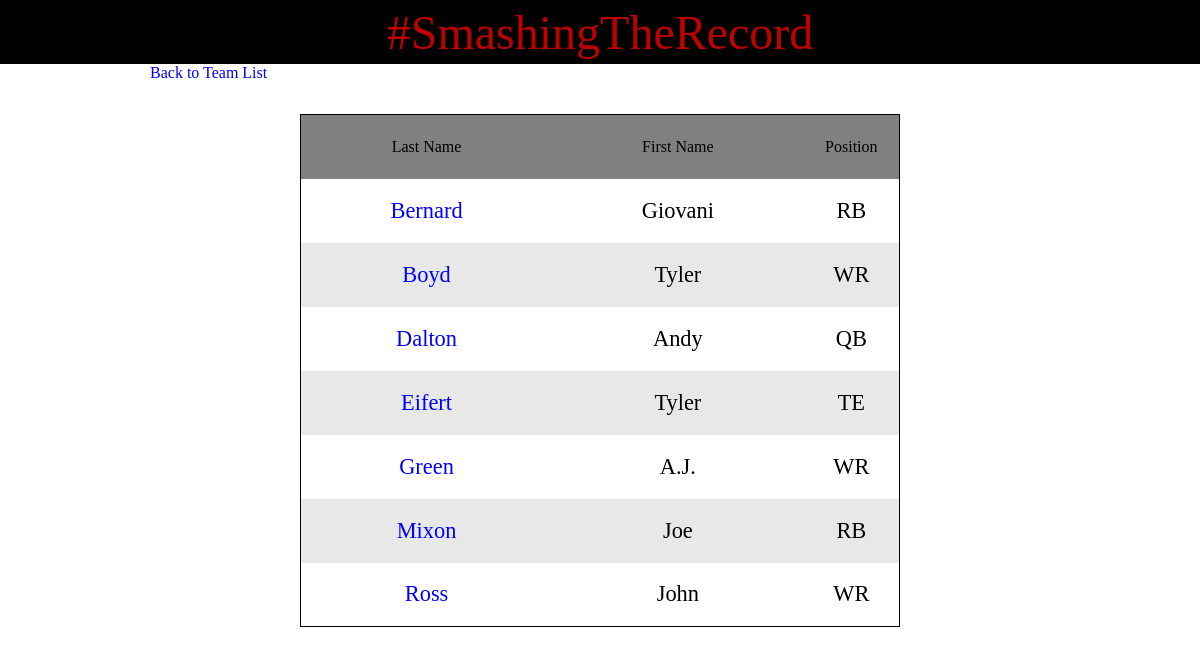
/team.php?tm_id=7, run on the app's committed database.
### tables this page shows
CREATE TABLE `players` (
  `player_id` int(255) NOT NULL,
  `player_firstname` varchar(50) NOT NULL,
  `player_lastname` varchar(255) NOT NULL,
  `player_position` varchar(20) NOT NULL,
  `player_team_id` varchar(50) NOT NULL,
  `player_image` varchar(255) NOT NULL,
  `player_twitter` varchar(30) NOT NULL
);

CREATE TABLE `positions` (
  `position_id` int(11) NOT NULL,
  `position_name` varchar(5) NOT NULL
);

### team.php (the view, shortened to what this page needs)
<?php
include "includes/header.php";
?>
<div class="wrapper">
<a href="team-list.php" class="team-list">Back to Team List</a>
<table id="search-results">
  <thead>
    <td>Last Name</td>
    <td>First Name</td>
    <td>Position</td>
  </thead>
<?php
if(isset($_GET['tm_id'])) {
  $team_id = $_GET['tm_id'];
  $query = "SELECT * FROM players WHERE player_team_id = $team_id ORDER BY player_lastname ASC";
  $player_query = mysqli_query($connection, $query);
  while($row = mysqli_fetch_assoc($player_query)) {
    $player_id = $row['player_id'];
    $player_firstname = $row['player_firstname'];
    $player_lastname = $row['player_lastname'];
    $player_position = $row['player_position'];
    echo "<tr>";
    echo "<td class='player-result'><a href='player.php?p_id=$player_id'> {$player_lastname}</a></td>";
    echo "<td class='player-result'>{$player_firstname}</td>";
    $send_query = "SELECT * FROM positions WHERE position_id = $player_position";
    $position_query = mysqli_query($connection, $send_query);
    while($row = mysqli_fetch_assoc($position_query)) {
      $player_position = $row['position_name'];
      echo "<td class='player-result'>{$player_position}</td>";
      }
    echo "</tr>";
}
} else {
  header("Location: index.php");
}
?>
</div>

### css/main.css (style rules this page uses)
* { margin: 0; border: 0; box-sizing: border-box; }
body { font-family: "Alfa Slab One"; }
.wrapper { max-width: 900px; margin: 0 auto; }
a { text-decoration: none; }
.team-list,.team-list:visited,.team-list:hover,.team-list:active { color: blue; }
#search-results { margin-top: 20px; width: 100%; border-collapse:collapse; border: 1px solid black; max-width: 600px; margin: 2rem auto; }
#search-results thead td:nth-child(1), #search-results thead td:nth-child(2) { background: grey; text-align: center; width: 42%; }
#search-results thead td:nth-child(3) { background: grey; text-align: center; width: 16%; }
#search-results tr { height: 8vh; text-align: center; }
#search-results .player-result { font-size: 1.4rem; }
#search-results tr:nth-child(even) { background: #E8E8E8; }
#search-results a,#search-results a:visited,#search-results a:hover,#search-results a:active { color: blue; }

### data on the page
players: player_lastname "Bernard", player_firstname "Giovani"
positions: position_name "RB"
players: player_lastname "Boyd", player_firstname "Tyler"
positions: position_name "WR"
players: player_lastname "Dalton", player_firstname "Andy"
positions: position_name "QB"
players: player_lastname "Eifert", player_firstname "Tyler"
positions: position_name "TE"
players: player_lastname "Green", player_firstname "A.J."
players: player_lastname "Mixon", player_firstname "Joe"
players: player_lastname "Ross", player_firstname "John"
